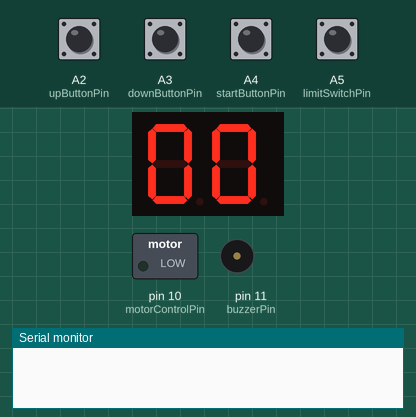
A sketch run on a simulated Arduino Uno, built with avr-gcc and run on an emulated ATmega328P. Shown: 2-digit seven-segment display, switched loads named in the sketch (green lamp = pin HIGH), buzzer (waves = sounding, pin HIGH), the last lines printed to the serial monitor. Wiring (inferred from the names in the program): 2-digit 7-segment display, segments lit when HIGH: segments pin 2, pin 3, pin 4, pin 5, pin 6, pin 7, pin 8, pin 9; digit selects A0, A1. The test bench sets the inputs (shaded band); at power-on: A2 (upButtonPin), A3 (downButtonPin), A4 (startButtonPin), A5 (limitSwitchPin) HIGH. EEPROM starts erased; the segment pins are drawn as the display they are named for; pins used as bus, display or sensor lines are not drawn.

Above: at 1.8 s.
1.9 s: A4 (startButtonPin) pulled LOW for 1 s
At 4.1 s:
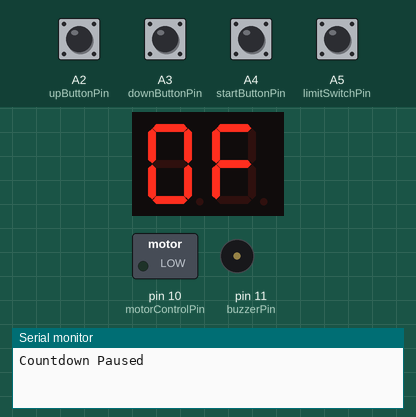
4.4 s: A2 (upButtonPin) pulled LOW for 0.15 s
At 5.7 s:
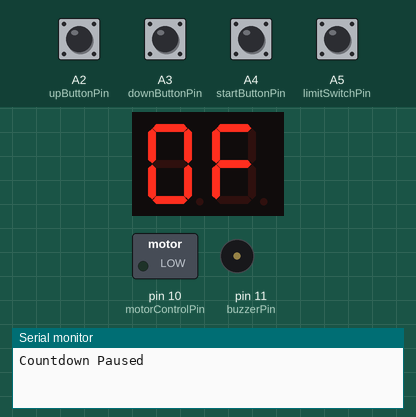
6.0 s: A4 (startButtonPin) pulled LOW for 0.15 s
At 6.5 s:
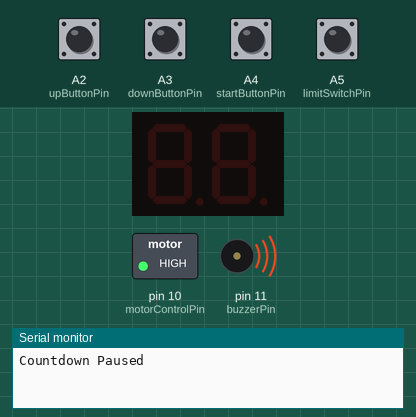
7.6 s: A5 (limitSwitchPin) pulled LOW for 0.15 s
At 8.1 s:
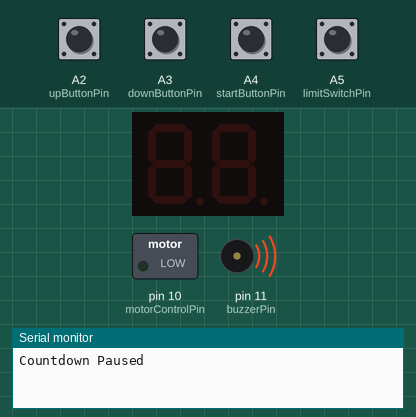
8.3 s: A2 (upButtonPin) driven LOW and A5 (limitSwitchPin) driven LOW
11.3 s: A2 (upButtonPin) driven HIGH
At 12.9 s:
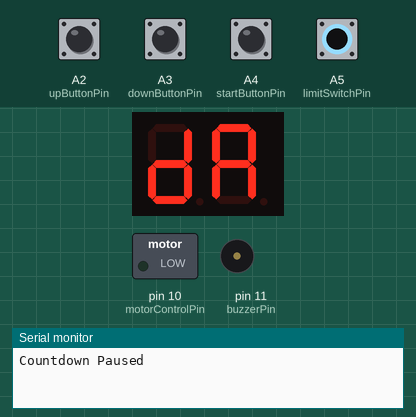
Timing chart, 0 to 14.3 s (numbered marks = the images above; inputs shaded):
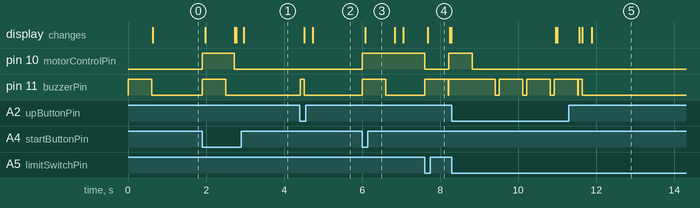

The sketch:

sketch_nov7a.ino
```cpp
#include <EEPROM.h>  // إضافة مكتبة EEPROM

// تعريف منافذ التوصيل للشاشة 7-segment
byte segPin[8] = {2, 3, 4, 5, 6, 7, 8, 9}; // {a,b,c,d,e,f,g,dp}
byte digitPin[2] = {A0, A1}; // منافذ الشاشة

// تعريف منافذ الأزرار
const int upButtonPin = A2;   // زر UP متصل بالمنفذ A2
const int downButtonPin = A3; // زر DOWN متصل بالمنفذ A3
const int startButtonPin = A4; // زر START متصل بالمنفذ A4

// تعريف limit switch
const int limitSwitchPin = A5; // limit switch متصل بالمنفذ A5
bool limitSwitchState = false; // متغير لتخزين حالة limit switch
bool limitSwitchPreviousState = false; // متغير لتخزين الحالة السابقة للـ limit switch

// تعريف منفذ التحكم في الموتور
const int motorControlPin = 10; // منفذ التحكم في الموتور (ترانزستور)

// تعريف منفذ الجرس
const int buzzerPin = 11; // منفذ الجرس

// تعريف قيم الأرقام من 0 إلى 9 على الشاشة 7-segment (كاثود مشترك)
byte segValue[10][7] = {
   {1, 1, 1, 1, 1, 1, 0}, //0
   {0, 1, 1, 0, 0, 0, 0}, //1
   {1, 1, 0, 1, 1, 0, 1}, //2
   {1, 1, 1, 1, 0, 0, 1}, //3
   {0, 1, 1, 0, 0, 1, 1}, //4
   {1, 0, 1, 1, 0, 1, 1}, //5
   {1, 0, 1, 1, 1, 1, 1}, //6
   {1, 1, 1, 0, 0, 0, 0}, //7
   {1, 1, 1, 1, 1, 1, 1}, //8
   {1, 1, 1, 1, 0, 1, 1}  //9
};

// تعريف قيم الحروف "O" و "F" على الشاشة 7-segment (كاثود مشترك)
byte segValueOF[2][7] = {
  {1, 1, 1, 1, 1, 1, 0}, // O
  {1, 0, 0, 0, 1, 1, 1}  // F
};

// تعريف قيم الحروف "d" و "r" على الشاشة 7-segment (كاثود مشترك)
byte segValueDR[2][7] = {
  {0, 1, 1, 1, 1, 0, 1}, // d
  {1, 1, 1, 0, 1, 1, 1}  // r
};

// متغيرات لتخزين الرقم الحالي وحالة العد التنازلي
int currentNumber = 0;  // الرقم الحالي
int lastNumber = 0;     // الرقم الأخير الذي اختاره المستخدم
bool countdownStarted = false;
bool displayOF = false;  // متغير للتحكم في عرض "OF"
bool displayDR = false;  // متغير للتحكم في عرض "dr"
unsigned long previousMillis = 0;
const long interval = 1000;  // 1 ثانية للعد التنازلي
bool limitSwitchPreviouslyPressed = false; // لتتبع ما إذا تم الضغط على الـ limit switch سابقًا

void setup() {
  Serial.begin(9600);

  // ضبط منافذ الشاشة كمخارج
  for (int i = 0; i < 8; i++) {
    pinMode(segPin[i], OUTPUT);
  }

  // ضبط منافذ أرقام الشاشة كمخارج
  pinMode(digitPin[0], OUTPUT);
  pinMode(digitPin[1], OUTPUT);

  // ضبط الأزرار كمداخل مع المقاومات الداخلية
  pinMode(upButtonPin, INPUT_PULLUP);
  pinMode(downButtonPin, INPUT_PULLUP);
  pinMode(startButtonPin, INPUT_PULLUP); // حالة زر START
  pinMode(limitSwitchPin, INPUT_PULLUP); // limit switch

  // ضبط منفذ التحكم في الموتور
  pinMode(motorControlPin, OUTPUT); // إعداد المنفذ كخرج

  // ضبط منفذ الجرس
  pinMode(buzzerPin, OUTPUT); // إعداد المنفذ كخرج

  // قراءة الرقم المحفوظ من EEPROM عند بدء التشغيل
  currentNumber = EEPROM.read(0); // قراءة الرقم من العنوان 0 في EEPROM
  if (currentNumber > 99) { // التأكد من أن الرقم في النطاق
    currentNumber = 0; // إعادة تعيين الرقم إذا كان خارج النطاق
  }
  lastNumber = currentNumber; // حفظ الرقم الحالي كرقم أخير
  display_N(currentNumber); // عرض الرقم المحفوظ
  soundBuzzer(600); // إصدار صوت عند بدء التشغيل (600 مللي ثانية)
}

void loop() {
  // قراءة حالة الأزرار
  bool upButtonState = digitalRead(upButtonPin) == LOW;
  bool downButtonState = digitalRead(downButtonPin) == LOW;
  bool startButtonState = digitalRead(startButtonPin) == LOW; // حالة زر START

  // قراءة حالة الـ limit switch وتحديد ما إذا كان NO أو NC
  limitSwitchState = digitalRead(limitSwitchPin) == LOW; // في حال كان NO سيعود HIGH عند الفتح

  // التحقق من الضغط على زر START/STOP
  if (startButtonState) {
    if (countdownStarted) {
      countdownStarted = false; // إيقاف العد التنازلي
      stopMotor(); // إيقاف الموتور
      displayOF = true; // عرض "OF" على الشاشة
      Serial.println("Countdown Paused"); // طباعة رسالة للإيقاف
    } else {
      countdownStarted = true; // بدء العد التنازلي
      previousMillis = millis(); // بدء العد التنازلي
      startMotor(); // تشغيل الموتور
      displayOF = false; // عدم عرض "OF"
      soundBuzzer(600); // إصدار صوت عند بدء العد (600 مللي ثانية)
    }
    delay(200); // تأخير لمنع التكرار السريع
  }

  // التعامل مع الـ limit switch حسب حالته
  if (!limitSwitchState && limitSwitchPreviouslyPressed) {
    // في حال تم تغيير الـ limit switch إلى NO
    countdownStarted = true; // استئناف العد
    startMotor(); // تشغيل الموتور
    displayDR = false; // إخفاء "dr" على الشاشة
    soundBuzzer(600); // إصدار صوت عند تغيير حالة الـ limit switch
  }

  if (limitSwitchState && !limitSwitchPreviouslyPressed) {
    // في حال تم الضغط على limit switch، أوقف الموتور
    countdownStarted = false; // إيقاف العد
    stopMotor(); // إيقاف الموتور
    displayDR = true; // عرض "dr" على الشاشة
    soundBuzzer(600); // إصدار صوت عند الضغط على limit switch
  }

  limitSwitchPreviouslyPressed = limitSwitchState; // حفظ الحالة السابقة للـ limit switch

  // تحديث الشاشة حسب حالة العرض
  if (displayOF) {
    display_OF(); // عرض "OF" على الشاشة
  } else if (displayDR) {
    display_DR(); // عرض "dr" على الشاشة
  } else if (countdownStarted) {
    // التحقق من حالة العد التنازلي وتحديث الرقم
    unsigned long currentMillis = millis();
    if (currentMillis - previousMillis >= interval) {
      previousMillis = currentMillis;
      if (currentNumber > 0) {
        currentNumber--; // تقليل الرقم
      } else {
        countdownStarted = false; // إنهاء العد التنازلي
        stopMotor(); // إيقاف الموتور عند الانتهاء

        // إصدار 3 أصوات عند انتهاء العد
        for (int i = 0; i < 3; i++) {
          soundBuzzer(600); // إصدار صوت عند انتهاء العد (600 مللي ثانية)
          delay(100); // تأخير صغير بين الأصوات
        }

        // العودة إلى آخر رقم اختاره المستخدم
        currentNumber = lastNumber; // إعادة الرقم إلى آخر قيمة
        EEPROM.write(0, currentNumber); // تحديث الرقم في EEPROM
      }
    }
    display_N(currentNumber); // عرض الرقم الحالي أثناء العد التنازلي
  } else {
    // تحديث الشاشة بالرقم الحالي عند عدم تشغيل العد
    display_N(currentNumber);
  }

  // إذا تم الضغط على زر UP
  if (!countdownStarted && upButtonState) {
    if (currentNumber < 99) {
      currentNumber++; // زيادة الرقم
      lastNumber = currentNumber; // حفظ الرقم الأخير
      EEPROM.write(0, currentNumber); // تخزين الرقم في EEPROM
      soundBuzzer(100); // إصدار صوت عادي عند الضغط على زر UP
      delay(200); // تأخير لمنع التكرار السريع
    }
  }

  // إذا تم الضغط على زر DOWN
  if (!countdownStarted && downButtonState) {
    if (currentNumber > 0) {
      currentNumber--; // تقليل الرقم
      lastNumber = currentNumber; // حفظ الرقم الأخير
      EEPROM.write(0, currentNumber); // تخزين الرقم في EEPROM
      soundBuzzer(100); // إصدار صوت عادي عند الضغط على زر DOWN
      delay(200); // تأخير لمنع التكرار السريع
    }
  }
}

// دالة لعرض الرقم على الشاشة 7-segment
void display_N(int num) {
  int tens = num / 10; // العشرات
  int ones = num % 10; // الآحاد

  for (int i = 0; i < 7; i++) {
    digitalWrite(segPin[i], segValue[tens][i]);
  }
  digitalWrite(digitPin[0], LOW);  // تشغيل الرقم الأول (العشرات)
  delay(5);
  digitalWrite(digitPin[0], HIGH); // إيقاف الرقم الأول

  for (int i = 0; i < 7; i++) {
    digitalWrite(segPin[i], segValue[ones][i]);
  }
  digitalWrite(digitPin[1], LOW);  // تشغيل الرقم الثاني (الآحاد)
  delay(5);
  digitalWrite(digitPin[1], HIGH); // إيقاف الرقم الثاني
}

// دالة لعرض "OF" على الشاشة
void display_OF() {
  for (int i = 0; i < 7; i++) {
    digitalWrite(segPin[i], segValueOF[0][i]);
  }
  digitalWrite(digitPin[0], LOW);
  delay(5);
  digitalWrite(digitPin[0], HIGH);

  for (int i = 0; i < 7; i++) {
    digitalWrite(segPin[i], segValueOF[1][i]);
  }
  digitalWrite(digitPin[1], LOW);
  delay(5);
  digitalWrite(digitPin[1], HIGH);
}

// دالة لعرض "dr" على الشاشة
void display_DR() {
  for (int i = 0; i < 7; i++) {
    digitalWrite(segPin[i], segValueDR[0][i]);
  }
  digitalWrite(digitPin[0], LOW);
  delay(5);
  digitalWrite(digitPin[0], HIGH);

  for (int i = 0; i < 7; i++) {
    digitalWrite(segPin[i], segValueDR[1][i]);
  }
  digitalWrite(digitPin[1], LOW);
  delay(5);
  digitalWrite(digitPin[1], HIGH);
}

// دالة لإصدار صوت من الجرس
void soundBuzzer(int duration) {
  digitalWrite(buzzerPin, HIGH); // تشغيل الجرس
  delay(duration);               // تأخير لمدة الصوت
  digitalWrite(buzzerPin, LOW);  // إيقاف الجرس
}

// دالة لتشغيل الموتور
void startMotor() {
  digitalWrite(motorControlPin, HIGH); // تشغيل الموتور
}

// دالة لإيقاف الموتور
void stopMotor() {
  digitalWrite(motorControlPin, LOW); // إيقاف الموتور
}
```

Measured:
- after the input at 1.9 s, pin 10 (motorControlPin): LOW → HIGH at once, → LOW 0.81 s later; pin 11 (buzzerPin): LOW → HIGH at once, → LOW 0.60 s later; the display: first changes after 0.08 s (image 1 shows a later state)
- after the input at 4.4 s, pin 11 (buzzerPin): LOW → HIGH at once, → LOW 0.10 s later; the display: first changes after 0.11 s (image 2 shows a later state)
- after the input at 6.0 s, pin 10 (motorControlPin): LOW → HIGH at once; pin 11 (buzzerPin): LOW → HIGH at once, → LOW 0.60 s later; the display: changes after 0.08 s (image 3)
- after the input at 7.6 s, pin 10 (motorControlPin): HIGH → LOW after 0.01 s instead of 0.41 s; pin 11 (buzzerPin): LOW → HIGH after 0.01 s instead of 0.41 s
- after the input at 11.3 s, pin 11 (buzzerPin): goes on until 11.6 s, then stays LOW
